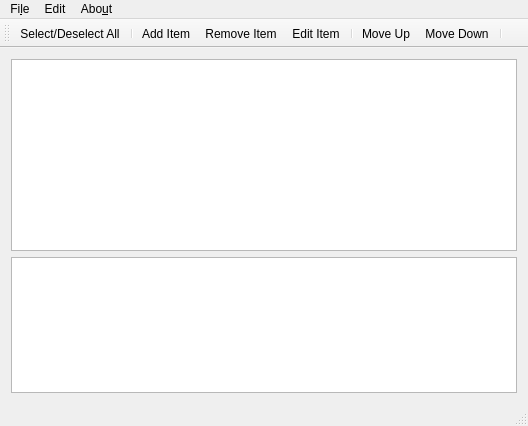
<?xml version="1.0" encoding="UTF-8"?>
<ui version="4.0">
 <class>MainWindow</class>
 <widget class="QMainWindow" name="MainWindow">
  <property name="geometry">
   <rect>
    <x>0</x>
    <y>0</y>
    <width>528</width>
    <height>426</height>
   </rect>
  </property>
  <property name="windowTitle">
   <string>MainWindow</string>
  </property>
  <widget class="QWidget" name="centralWidget">
   <layout class="QVBoxLayout" name="verticalLayout" stretch="0,1">
    <item>
     <widget class="QListWidget" name="listDisplay">
      <property name="layoutMode">
       <enum>QListView::SinglePass</enum>
      </property>
     </widget>
    </item>
    <item>
     <widget class="QPlainTextEdit" name="descriptionDisplay"/>
    </item>
   </layout>
  </widget>
  <widget class="QMenuBar" name="menuBar">
   <property name="geometry">
    <rect>
     <x>0</x>
     <y>0</y>
     <width>528</width>
     <height>24</height>
    </rect>
   </property>
   <widget class="QMenu" name="menuFile">
    <property name="title">
     <string>Fi&amp;le</string>
    </property>
    <addaction name="actionNew_List"/>
    <addaction name="actionOpen_List"/>
    <addaction name="actionClose_List"/>
    <addaction name="actionSave"/>
    <addaction name="actionSave_as"/>
    <addaction name="separator"/>
    <addaction name="actionExit"/>
   </widget>
   <widget class="QMenu" name="menuEdit">
    <property name="title">
     <string>Edit</string>
    </property>
    <widget class="QMenu" name="menuSort">
     <property name="title">
      <string>Sort</string>
     </property>
     <addaction name="separator"/>
     <addaction name="actionBy_Due_Date"/>
     <addaction name="actionAlpha_Numeric"/>
    </widget>
    <widget class="QMenu" name="menuClipboard">
     <property name="title">
      <string>Clipboard</string>
     </property>
     <addaction name="actionCut"/>
     <addaction name="actionCopy"/>
     <addaction name="actionPaste"/>
    </widget>
    <addaction name="actionMove_Up"/>
    <addaction name="actionMove_Down"/>
    <addaction name="separator"/>
    <addaction name="actionSelect_Deselect_All"/>
    <addaction name="separator"/>
    <addaction name="menuSort"/>
    <addaction name="separator"/>
    <addaction name="actionAdd"/>
    <addaction name="actionRemove"/>
    <addaction name="actionEdit"/>
    <addaction name="actionRemove_all_checked_items"/>
    <addaction name="separator"/>
    <addaction name="menuClipboard"/>
   </widget>
   <widget class="QMenu" name="menuAbout">
    <property name="title">
     <string>Abo&amp;ut</string>
    </property>
   </widget>
   <addaction name="menuFile"/>
   <addaction name="menuEdit"/>
   <addaction name="menuAbout"/>
  </widget>
  <widget class="QToolBar" name="mainToolBar">
   <attribute name="toolBarArea">
    <enum>TopToolBarArea</enum>
   </attribute>
   <attribute name="toolBarBreak">
    <bool>false</bool>
   </attribute>
   <addaction name="actionSelect_Deselect_All"/>
   <addaction name="separator"/>
   <addaction name="actionAdd"/>
   <addaction name="actionRemove"/>
   <addaction name="actionEdit"/>
   <addaction name="separator"/>
   <addaction name="actionMove_Up"/>
   <addaction name="actionMove_Down"/>
   <addaction name="separator"/>
  </widget>
  <widget class="QStatusBar" name="statusBar"/>
  <action name="actionNew_List">
   <property name="text">
    <string>New List</string>
   </property>
   <property name="shortcut">
    <string>Ctrl+Shift+N</string>
   </property>
  </action>
  <action name="actionExit">
   <property name="text">
    <string>Exit</string>
   </property>
   <property name="shortcut">
    <string>Esc</string>
   </property>
  </action>
  <action name="actionOpen_List">
   <property name="text">
    <string>Open List</string>
   </property>
  </action>
  <action name="actionSave">
   <property name="text">
    <string>Save</string>
   </property>
  </action>
  <action name="actionSave_as">
   <property name="text">
    <string>Save as..</string>
   </property>
  </action>
  <action name="actionAdd">
   <property name="text">
    <string>Add Item</string>
   </property>
  </action>
  <action name="actionRemove">
   <property name="text">
    <string>Remove Item</string>
   </property>
  </action>
  <action name="actionEdit">
   <property name="text">
    <string>Edit Item</string>
   </property>
  </action>
  <action name="actionMove_Up">
   <property name="text">
    <string>Move Up</string>
   </property>
  </action>
  <action name="actionMove_Down">
   <property name="text">
    <string>Move Down</string>
   </property>
  </action>
  <action name="actionClose_List">
   <property name="text">
    <string>Close List</string>
   </property>
  </action>
  <action name="actionBy_Due_Date">
   <property name="text">
    <string>Due Date</string>
   </property>
  </action>
  <action name="actionAlpha_Numeric">
   <property name="text">
    <string>Alpha-Numeric</string>
   </property>
  </action>
  <action name="actionCopy">
   <property name="text">
    <string>Copy</string>
   </property>
  </action>
  <action name="actionPaste">
   <property name="text">
    <string>Paste</string>
   </property>
  </action>
  <action name="actionCut">
   <property name="text">
    <string>Cut</string>
   </property>
  </action>
  <action name="actionRemove_all_checked_items">
   <property name="text">
    <string>Remove all checked items</string>
   </property>
  </action>
  <action name="actionSelect_Deselect_All">
   <property name="text">
    <string>Select/Deselect All</string>
   </property>
  </action>
 </widget>
 <layoutdefault spacing="6" margin="11"/>
 <resources/>
 <connections/>
</ui>
